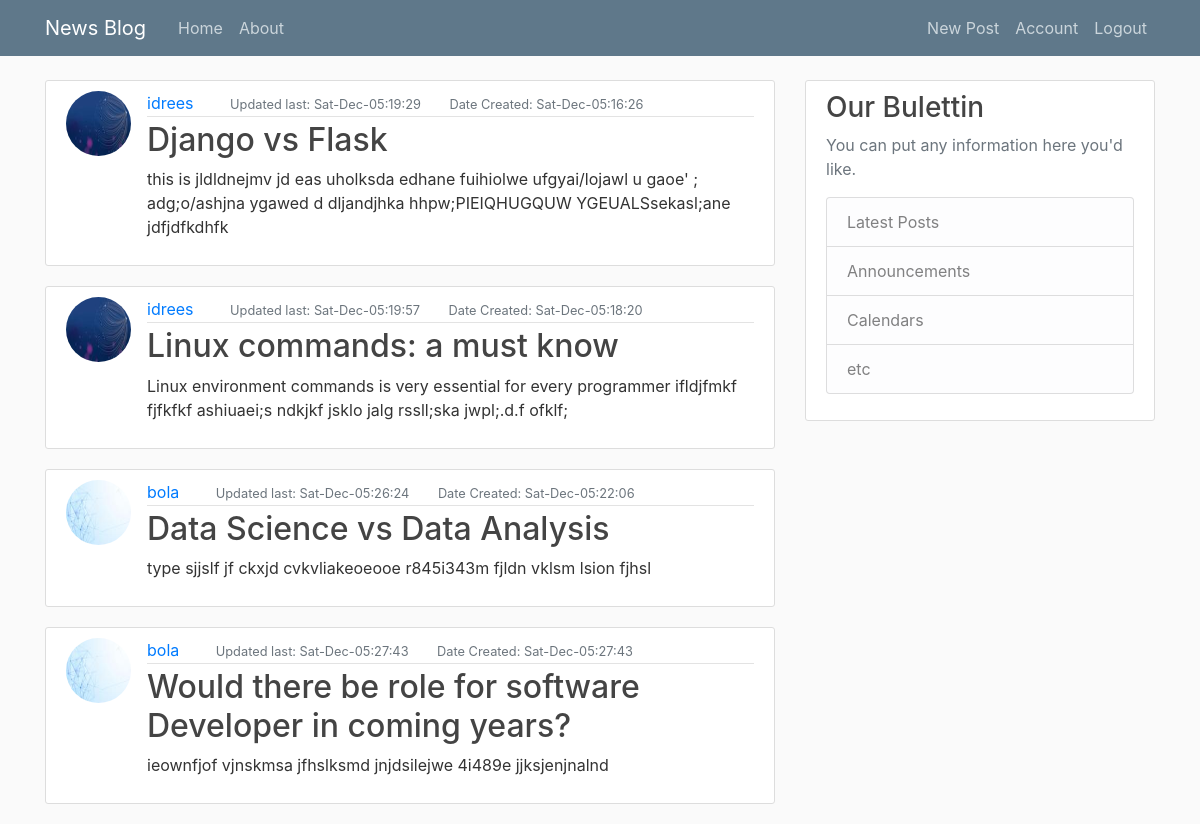
The page /home (signed in) on the database as committed earlier.
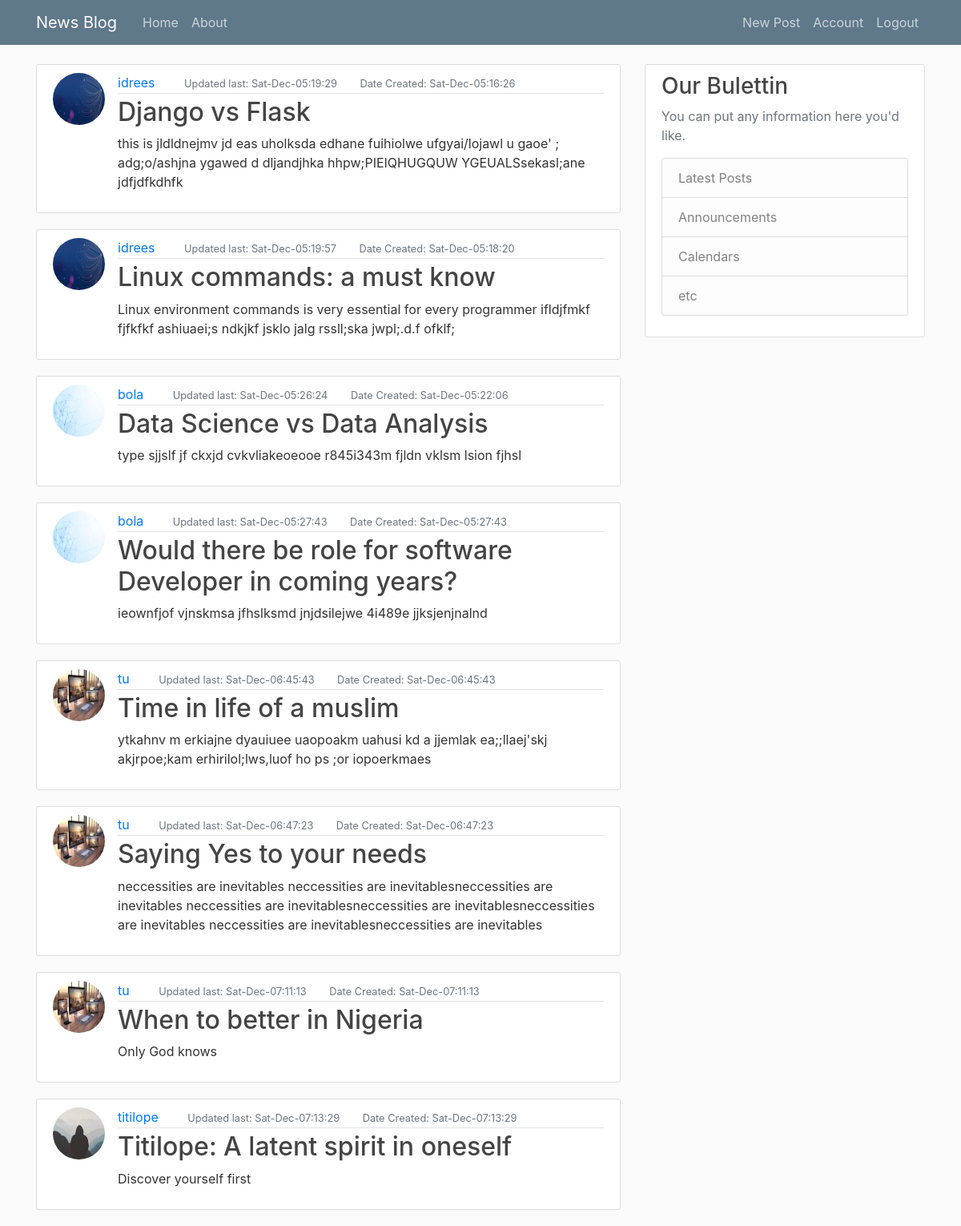
The same page on the database as committed later.
### newspost/model.py (models this page shows, shortened)
class Post(db.Model):
    id = db.Column(db.Integer, primary_key=True, nullable=False)
    title = db.Column(db.String(60),unique=True, nullable=False)
    content = db.Column(db.Text(420), nullable=False, unique=True)
    date_posted = db.Column(db.DateTime, nullable=False, default=datetime.utcnow)
    date_updated = db.Column(db.DateTime, nullable=False, default=datetime.utcnow)
    user_id = db.Column(db.Integer, db.ForeignKey('user.id'), nullable=False)

class User(db.Model, UserMixin):
    id = db.Column(db.Integer, primary_key=True , nullable=False)
    username = db.Column(db.String(60),unique=True, nullable=False)
    email = db.Column(db.String(120), nullable=False, unique=True)
    password = db.Column(db.String(), nullable=False)
    image_file = db.Column(db.String, default='default.jpg')
    date_updated = db.Column(db.DateTime, nullable=False, default=datetime.utcnow)
    post = db.relationship('Post', backref='author', lazy=True)

### newspost/routes.py (the view)
@app.route('/')
@app.route('/home')
@login_required
def home():
    posts = Post.query.all()
    return render_template('home.html', title='Home', posts=posts)

### newspost/model.py (called while the page is built)
@login_manager.user_loader
def load_user(user_id):
    return User.query.get(int(user_id))

### newspost/Templates/home.html (shortened to what this page needs)
{% extends 'base.html' %}
    {% block content %}
        {% for post in posts %}
        <article class="media content-section">
          <img class="rounded-circle article-img" src="{{ url_for('static', filename='img/' + post.author.image_file) }}">
          <div class="media-body">
            <div class="article-metadata">
              <a class="mr-2" href="{{url_for('account')}}">{{ post.author.username }}</a>
              <small class="text-muted ml-4 ">Updated last: {{ post.date_posted.strftime('%a-%b-%X') }}</small>
              <small class="text-muted ml-4">Date Created: {{ post.date_updated.strftime('%a-%b-%X') }} </small>
            </div>
            <h2><a class="article-title" href="{{url_for('post', post_id=post.id)}}">{{ post.title }}</a></h2>
            <p class="article-content">{{ post.content }}</p>
          </div>
        </article>
    {% endfor %}
    {% endblock content %}

### newspost/Templates/base.html (shortened to what this page needs)
<!DOCTYPE html>
<html>
<head>
    <link rel="stylesheet" href="https://maxcdn.bootstrapcdn.com/bootstrap/4.0.0/css/bootstrap.min.css">
    <link rel="stylesheet" type="text/css" href="{{ url_for('static', filename='main.css') }}">
</head>
<body>
    <header class="site-header">
      <nav class="navbar navbar-expand-md navbar-dark bg-steel fixed-top">
        <div class="container">
          <a class="navbar-brand mr-4" href="/">News Blog</a>
          <div class="collapse navbar-collapse" id="navbarToggle">
            <div class="navbar-nav mr-auto">
              <a class="nav-item nav-link" href="{{ url_for('home') }}">Home</a>
              <a class="nav-item nav-link" href="{{ url_for('about') }}">About</a>
            </div>
            <div class="navbar-nav">
              {% if current_user.is_authenticated %}
                <a class="nav-item nav-link" href="{{ url_for('create_post') }}">New Post</a>
                <a class="nav-item nav-link" href="{{ url_for('account') }}">Account</a>
                <a class="nav-item nav-link" href="{{ url_for('logout') }}">Logout</a>
              {% else %}
                <a class="nav-item nav-link" href="{{ url_for('login') }}">Login</a>
                <a class="nav-item nav-link" href="{{ url_for('register') }}">Register</a>
              {% endif %}
            </div>
          </div>
        </div>
      </nav>
    </header>
    <main role="main" class="container">
      <div class="row">
        <div class="col-md-8">
          {% block content %}{% endblock %}
        </div>
        <div class="col-md-4">
          <div class="content-section">
            <h3>Our Bulettin</h3>
            <p class='text-muted'>You can put any information here you'd like.
              <ul class="list-group">
                <li class="list-group-item list-group-item-light">Latest Posts</li>
                <li class="list-group-item list-group-item-light">Announcements</li>
                <li class="list-group-item list-group-item-light">Calendars</li>
                <li class="list-group-item list-group-item-light">etc</li>
              </ul>
            </p>
          </div>
        </div>
      </div>
    </main>
</body>
</html>

### newspost/static/main.css (style rules this page uses)
body { background: #fafafa; color: #333333; margin-top: 5rem; }
h1, h2, h3, h4, h5, h6 { color: #444444; }
a { text-decoration: none; }
.bg-steel { background-color: #5f788a; }
.site-header .navbar-nav .nav-link { color: #cbd5db; }
.content-section { background: #ffffff; padding: 10px 20px; border: 1px solid #dddddd; border-radius: 3px; margin-bottom: 20px; }
.article-title { color: #444444; }
.article-content { white-space: pre-line; }
.article-img { height: 65px; width: 65px; margin-right: 16px; }
.article-metadata { padding-bottom: 1px; margin-bottom: 4px; border-bottom: 1px solid #e3e3e3 }

Rows that differ between the two databases and show on the page:
added Post: image_file (picture), author.username "tu", date_posted "Sat-Dec-06:45:43", date_updated "Sat-Dec-06:45:43", title "Time in life of a muslim", content "ytkahnv m erkiajne dyauiuee uaopoakm uahusi kd a jjemlak ea;;llaej'skj akjrpoe;kam erhirilol;lws,luof ho ps ;or iopoerkmaes"
added Post: image_file (picture), author.username "tu", date_posted "Sat-Dec-06:47:23", date_updated "Sat-Dec-06:47:23", title "Saying Yes to your needs", content "neccessities are inevitables neccessities are inevitablesneccessities are inevitables neccessities are inevitablesneccessities are inevitablesneccessities are inevitables neccessities are inevitablesneccessities are inevitables"
added Post: image_file (picture), author.username "tu", date_posted "Sat-Dec-07:11:13", date_updated "Sat-Dec-07:11:13", title "When to better in Nigeria", content "Only God knows"
added Post: image_file (placeholder picture), author.username "titilope", date_posted "Sat-Dec-07:13:29", date_updated "Sat-Dec-07:13:29", title "Titilope: A latent spirit in oneself", content "Discover yourself first"
